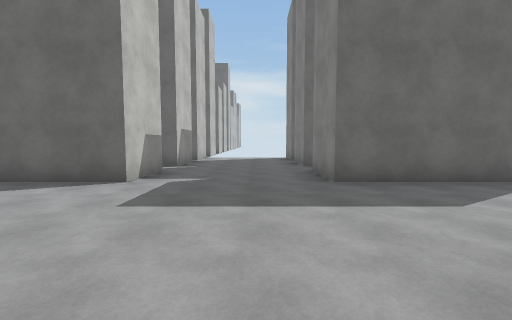
[1] (above)

24 first-person views from a walk through a scene from a Unity 3-D project. The camera is 1.5 m above the floor, tilts 4° down and sees 90° across. The floor is counted in squares, 2 m on a side. Each view is taken from the middle of a square. On the plan, view 1 faces up. The plan holds only what a view shows up to about 9 squares ahead; the rest is blank. The place goes on beyond the plan. Surface patterns are stand-ins for the level's own textures.

[2]
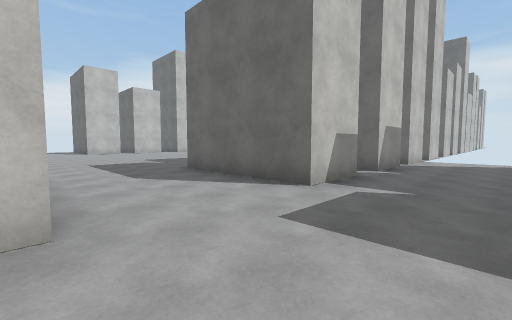

[3]
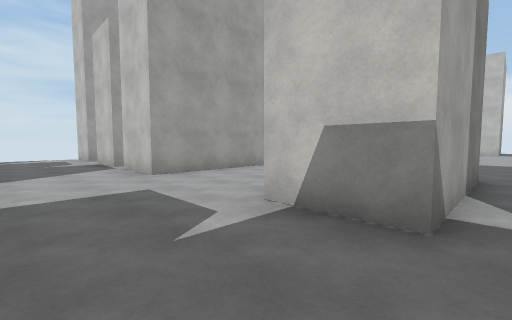

[4]
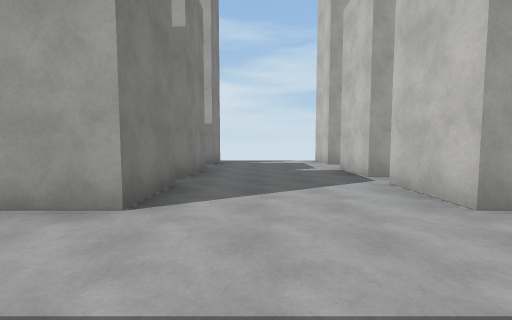

[5]
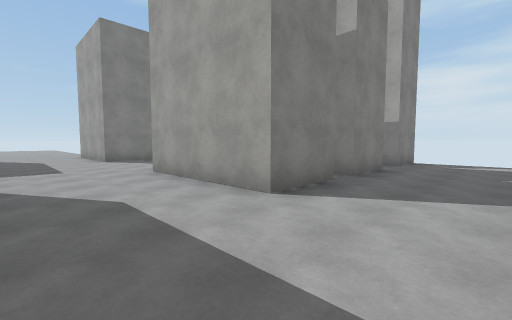

[6]
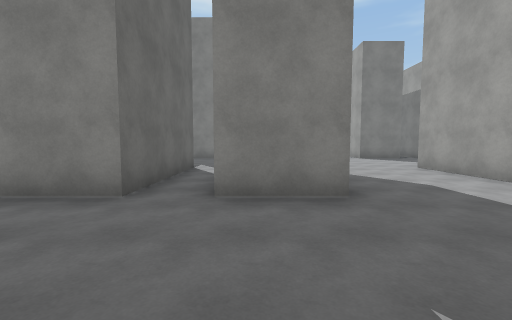

[7]
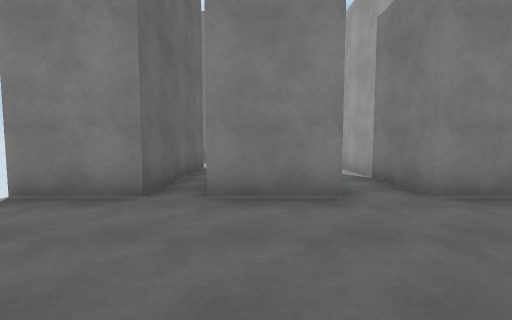

[8]
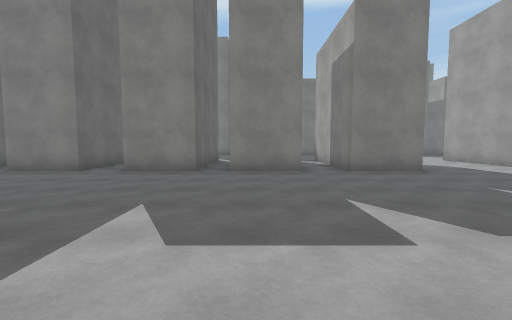

[9]
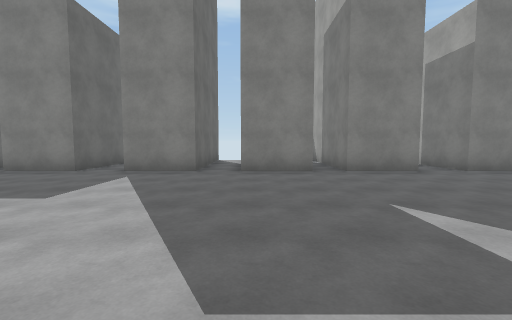

[10]
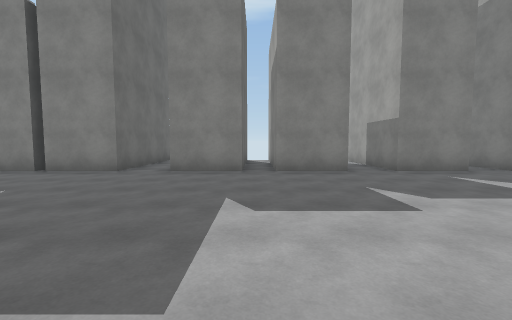

[11]
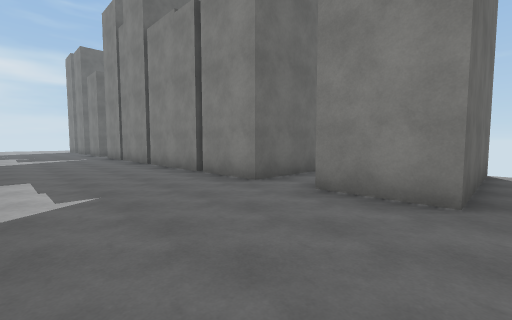

[12]
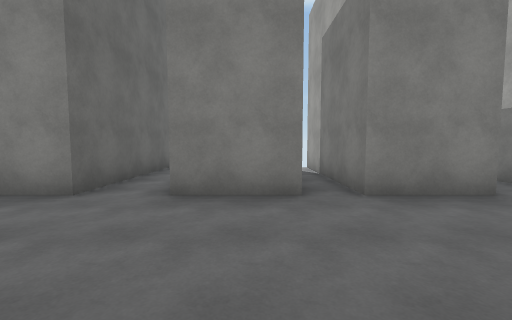

[13]
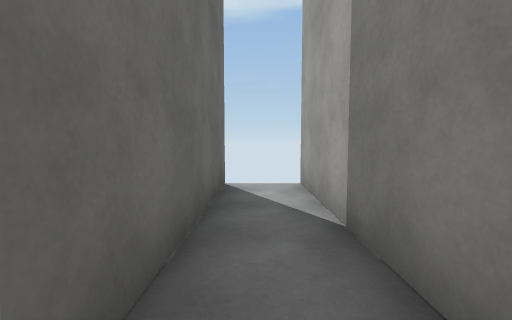

[14]
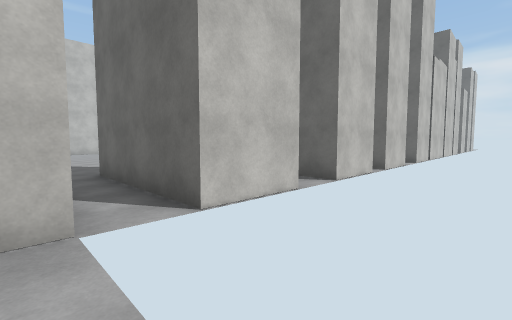

[15]
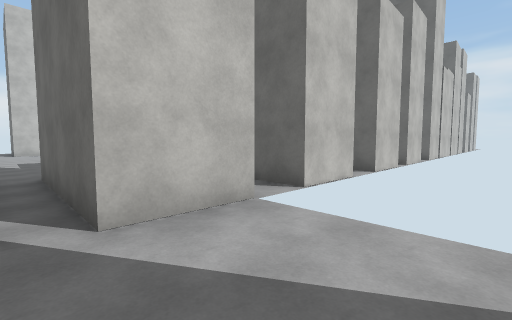

[16]
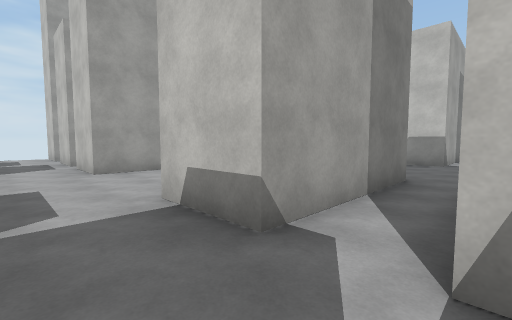

[17]
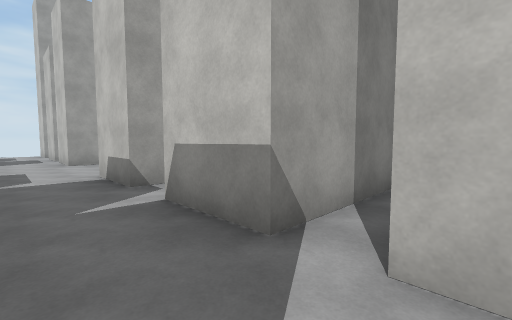

[18]
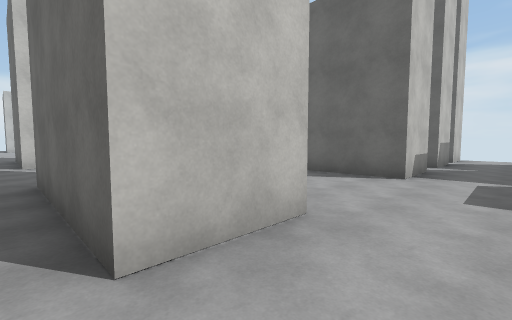

[19]
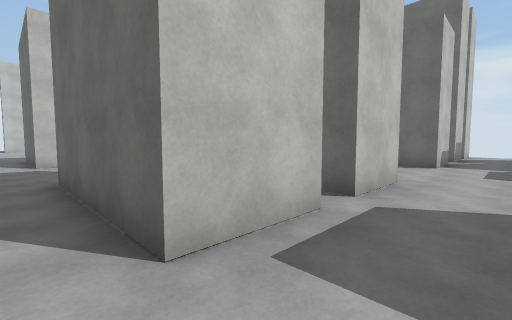

[20]
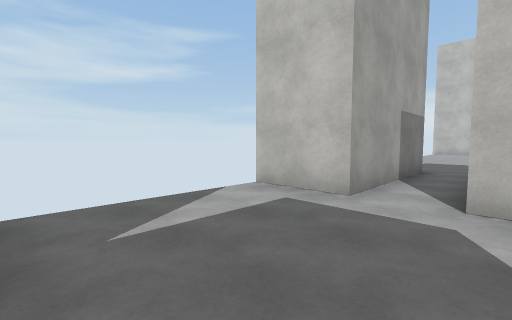

[21]
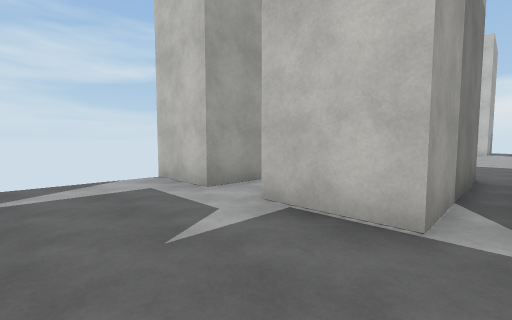

[22]
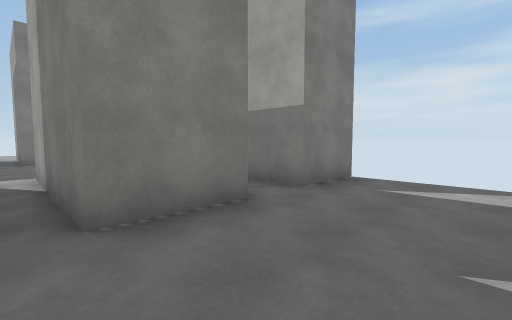

[23]
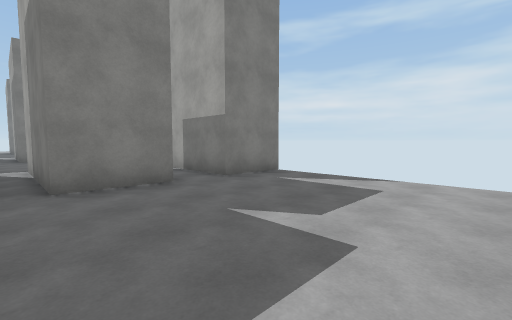

[24]
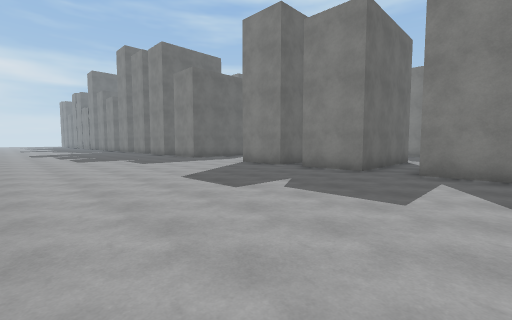

### Floor plan
Key: @ floor where view 1 was taken; # wall or solid block; . floor.
Columns run from 13 left of view 1 to 7 right of it. Each row starts with its distance up from view 1.
 28    ....#
 27    ....#
 26    ....#
 25    ....#
 24    ....#
 23    ....#####
 22    ........
 21  ......#####
 20  ......#####
 19 ...........
 18  ......#####
 17  ......#####
 16    ........
 15    ....#####
 14  ......#####
 13  ..........#
 12 .......####....#
 11  ......####....####..
 10  ....................
  9 .......####....####..
  8  ......#  #....####..
  7  ....................
  6 .......####....####..
  5 ..  ...####....####..
  4 ... .................
  3 .....................
  2 .....................
  1 .......####....####..
  0 .......####..@.####..
 -1 .....................
 -2 .......####....####..
 -3 .......####....####..
 -4 .....................
 -5 .......####....##
 -6 .......#  #....#

Positions as (right, up) in squares from view 1, and headings:
1: (0, 0), facing up
2: (0, 1), facing up-left
3: (0, 7), facing down-left
4: (0, 4), facing down
5: (-1, 4), facing down-right
6: (-2, 6), facing right
7: (-2, 9), facing right
8: (-13, 9), facing right
9: (-13, 12), facing right
10: (-13, 19), facing right
11: (-10, 19), facing up-right
12: (-10, 20), facing right
13: (-7, 22), facing right
14: (0, 12), facing up-left
15: (0, 10), facing up-left
16: (7, 8), facing down-left
17: (7, 11), facing down-left
18: (7, -1), facing up-left
19: (7, -4), facing up-left
20: (1, -3), facing down-left
21: (0, -1), facing down-left
22: (-1, -1), facing down-right
23: (-11, -1), facing down-right
24: (-13, -6), facing up-right
